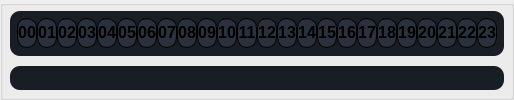
     <widget class="QGroupBox" name="playlistArea">
      <property name="sizePolicy">
       <sizepolicy hsizetype="Preferred" vsizetype="Preferred">
        <horstretch>0</horstretch>
        <verstretch>0</verstretch>
       </sizepolicy>
      </property>
      <property name="styleSheet">
       <string notr="true">QGroupBox#playlistArea{
background: #1F232C;
border-radius: 10px;
}

QWidget#playlist, QWidget#playlistHours{
	background: #191D24;
	border-radius: 10px;
}</string>
      </property>
      <layout class="QVBoxLayout" name="verticalLayout_3">
       <property name="spacing">
        <number>10</number>
       </property>
       <property name="leftMargin">
        <number>7</number>
       </property>
       <property name="topMargin">
        <number>5</number>
       </property>
       <property name="rightMargin">
        <number>7</number>
       </property>
       <property name="bottomMargin">
        <number>7</number>
       </property>
       <item>
        <widget class="QWidget" name="playlistHours" native="true">
         <property name="minimumSize">
          <size>
           <width>0</width>
           <height>45</height>
          </size>
         </property>
         <property name="maximumSize">
          <size>
           <width>16777215</width>
           <height>45</height>
          </size>
         </property>
         <property name="font">
          <font>
           <family>Montserrat</family>
          </font>
         </property>
         <property name="styleSheet">
          <string notr="true">QPushButton{
	font-size:16px;
    font-weight: bold;
    border-radius: 10px;
    color: #000;
    background-color: #2b303d;
    border: 1px solid  #000;
	padding:0px;
	padding-top:-2px;
}

QPushButton:hover{
    color: #000;
	background-color: #FFA60A;
}</string>
         </property>
         <layout class="QHBoxLayout" name="playlistHoursLayout" stretch="1,0,1,0,1,0,1,0,1,0,1,0,1,0,1,0,1,0,1,0,1,0,1,0,1,0,1,0,1,0,1,0,1,0,1,0,1,0,1,0,1,0,1,0,1,0,1">
          <property name="spacing">
           <number>0</number>
          </property>
          <property name="sizeConstraint">
           <enum>QLayout::SetNoConstraint</enum>
          </property>
          <property name="leftMargin">
           <number>7</number>
          </property>
          <property name="topMargin">
           <number>5</number>
          </property>
          <property name="rightMargin">
           <number>7</number>
          </property>
          <property name="bottomMargin">
           <number>5</number>
          </property>
          <item>
           <widget class="QPushButton" name="hour00">
            <property name="minimumSize">
             <size>
              <width>20</width>
              <height>30</height>
             </size>
            </property>
            <property name="maximumSize">
             <size>
              <width>30</width>
              <height>30</height>
             </size>
            </property>
            <property name="cursor">
             <cursorShape>PointingHandCursor</cursorShape>
            </property>
            <property name="text">
             <string>00</string>
            </property>
           </widget>
          </item>
          <item>
           <spacer name="spacerHour01">
            <property name="orientation">
             <enum>Qt::Horizontal</enum>
            </property>
            <property name="sizeHint" stdset="0">
             <size>
              <width>0</width>
              <height>20</height>
             </size>
            </property>
           </spacer>
          </item>
          <item>
           <widget class="QPushButton" name="hour01">
            <property name="minimumSize">
             <size>
              <width>20</width>
              <height>30</height>
             </size>
            </property>
            <property name="maximumSize">
             <size>
              <width>30</width>
              <height>30</height>
             </size>
            </property>
            <property name="cursor">
             <cursorShape>PointingHandCursor</cursorShape>
            </property>
            <property name="text">
             <string>01</string>
            </property>
           </widget>
          </item>
          <item>
           <spacer name="spacerHour02">
            <property name="orientation">
             <enum>Qt::Horizontal</enum>
            </property>
            <property name="sizeHint" stdset="0">
             <size>
              <width>0</width>
              <height>20</height>
             </size>
            </property>
           </spacer>
          </item>
          <item>
           <widget class="QPushButton" name="hour02">
            <property name="minimumSize">
             <size>
              <width>20</width>
              <height>30</height>
             </size>
            </property>
            <property name="maximumSize">
             <size>
              <width>30</width>
              <height>30</height>
             </size>
            </property>
            <property name="cursor">
             <cursorShape>PointingHandCursor</cursorShape>
            </property>
            <property name="text">
             <string>02</string>
            </property>
           </widget>
          </item>
          <item>
           <spacer name="spacerHour03">
            <property name="orientation">
             <enum>Qt::Horizontal</enum>
            </property>
            <property name="sizeHint" stdset="0">
             <size>
              <width>0</width>
              <height>20</height>
             </size>
            </property>
           </spacer>
          </item>
          <item>
           <widget class="QPushButton" name="hour03">
            <property name="minimumSize">
             <size>
              <width>20</width>
              <height>30</height>
             </size>
            </property>
            <property name="maximumSize">
             <size>
              <width>30</width>
              <height>30</height>
             </size>
            </property>
            <property name="cursor">
             <cursorShape>PointingHandCursor</cursorShape>
            </property>
            <property name="text">
             <string>03</string>
            </property>
           </widget>
          </item>
          <item>
           <spacer name="spacerHour04">
            <property name="orientation">
             <enum>Qt::Horizontal</enum>
            </property>
            <property name="sizeHint" stdset="0">
             <size>
              <width>0</width>
              <height>20</height>
             </size>
            </property>
           </spacer>
          </item>
          <item>
           <widget class="QPushButton" name="hour04">
            <property name="minimumSize">
             <size>
              <width>20</width>
              <height>30</height>
             </size>
            </property>
            <property name="maximumSize">
             <size>
              <width>30</width>
              <height>30</height>
             </size>
            </property>
            <property name="cursor">
             <cursorShape>PointingHandCursor</cursorShape>
            </property>
            <property name="text">
             <string>04</string>
            </property>
           </widget>
          </item>
          <item>
           <spacer name="spacerHour05">
            <property name="orientation">
             <enum>Qt::Horizontal</enum>
            </property>
            <property name="sizeHint" stdset="0">
             <size>
              <width>0</width>
              <height>20</height>
             </size>
            </property>
           </spacer>
          </item>
          <item>
           <widget class="QPushButton" name="hour05">
            <property name="minimumSize">
             <size>
              <width>20</width>
              <height>30</height>
             </size>
            </property>
            <property name="maximumSize">
             <size>
              <width>30</width>
              <height>30</height>
             </size>
            </property>
            <property name="cursor">
             <cursorShape>PointingHandCursor</cursorShape>
            </property>
            <property name="text">
             <string>05</string>
            </property>
           </widget>
          </item>
          <item>
           <spacer name="spacerHour06">
            <property name="orientation">
             <enum>Qt::Horizontal</enum>
            </property>
            <property name="sizeHint" stdset="0">
             <size>
              <width>0</width>
              <height>20</height>
             </size>
            </property>
           </spacer>
          </item>
          <item>
           <widget class="QPushButton" name="hour06">
            <property name="minimumSize">
             <size>
              <width>20</width>
              <height>30</height>
             </size>
            </property>
            <property name="maximumSize">
             <size>
              <width>30</width>
              <height>30</height>
             </size>
            </property>
            <property name="cursor">
             <cursorShape>PointingHandCursor</cursorShape>
            </property>
            <property name="text">
             <string>06</string>
            </property>
           </widget>
          </item>
          <item>
           <spacer name="spacerHour07">
            <property name="orientation">
             <enum>Qt::Horizontal</enum>
            </property>
            <property name="sizeHint" stdset="0">
             <size>
              <width>0</width>
              <height>20</height>
             </size>
            </property>
           </spacer>
          </item>
          <item>
           <widget class="QPushButton" name="hour07">
            <property name="minimumSize">
             <size>
              <width>20</width>
              <height>30</height>
             </size>
            </property>
            <property name="maximumSize">
             <size>
              <width>30</width>
              <height>30</height>
             </size>
            </property>
            <property name="cursor">
             <cursorShape>PointingHandCursor</cursorShape>
            </property>
            <property name="text">
             <string>07</string>
            </property>
           </widget>
          </item>
          <item>
           <spacer name="spacerHour08">
            <property name="orientation">
             <enum>Qt::Horizontal</enum>
            </property>
            <property name="sizeHint" stdset="0">
             <size>
              <width>0</width>
              <height>20</height>
             </size>
            </property>
           </spacer>
          </item>
          <item>
           <widget class="QPushButton" name="hour08">
            <property name="minimumSize">
             <size>
              <width>20</width>
              <height>30</height>
             </size>
            </property>
            <property name="maximumSize">
             <size>
              <width>30</width>
              <height>30</height>
             </size>
            </property>
            <property name="cursor">
             <cursorShape>PointingHandCursor</cursorShape>
            </property>
            <property name="text">
             <string>08</string>
            </property>
           </widget>
          </item>
          <item>
           <spacer name="spacerHour09">
            <property name="orientation">
             <enum>Qt::Horizontal</enum>
            </property>
            <property name="sizeHint" stdset="0">
             <size>
              <width>0</width>
              <height>20</height>
             </size>
            </property>
           </spacer>
          </item>
          <item>
           <widget class="QPushButton" name="hour09">
            <property name="minimumSize">
             <size>
              <width>20</width>
              <height>30</height>
             </size>
            </property>
            <property name="maximumSize">
             <size>
              <width>30</width>
              <height>30</height>
             </size>
            </property>
            <property name="cursor">
             <cursorShape>PointingHandCursor</cursorShape>
            </property>
            <property name="text">
             <string>09</string>
            </property>
           </widget>
          </item>
          <item>
           <spacer name="spacerHour10">
            <property name="orientation">
             <enum>Qt::Horizontal</enum>
            </property>
            <property name="sizeHint" stdset="0">
             <size>
              <width>0</width>
              <height>20</height>
             </size>
            </property>
           </spacer>
          </item>
          <item>
           <widget class="QPushButton" name="hour10">
            <property name="minimumSize">
             <size>
              <width>20</width>
              <height>30</height>
             </size>
            </property>
            <property name="maximumSize">
             <size>
              <width>30</width>
              <height>30</height>
             </size>
            </property>
            <property name="cursor">
             <cursorShape>PointingHandCursor</cursorShape>
            </property>
            <property name="text">
             <string>10</string>
            </property>
           </widget>
          </item>
          <item>
           <spacer name="spacerHour11">
            <property name="orientation">
             <enum>Qt::Horizontal</enum>
            </property>
            <property name="sizeHint" stdset="0">
             <size>
              <width>0</width>
              <height>20</height>
             </size>
            </property>
           </spacer>
          </item>
          <item>
           <widget class="QPushButton" name="hour11">
            <property name="minimumSize">
             <size>
              <width>20</width>
              <height>30</height>
             </size>
            </property>
            <property name="maximumSize">
             <size>
              <width>30</width>
              <height>30</height>
             </size>
            </property>
            <property name="cursor">
             <cursorShape>PointingHandCursor</cursorShape>
            </property>
            <property name="text">
             <string>11</string>
            </property>
           </widget>
          </item>
          <item>
           <spacer name="spacerHour12">
            <property name="orientation">
             <enum>Qt::Horizontal</enum>
            </property>
            <property name="sizeHint" stdset="0">
             <size>
              <width>0</width>
              <height>20</height>
             </size>
            </property>
           </spacer>
          </item>
          <item>
           <widget class="QPushButton" name="hour12">
            <property name="minimumSize">
             <size>
              <width>20</width>
              <height>30</height>
             </size>
            </property>
            <property name="maximumSize">
             <size>
              <width>30</width>
              <height>30</height>
             </size>
            </property>
            <property name="cursor">
             <cursorShape>PointingHandCursor</cursorShape>
            </property>
            <property name="text">
             <string>12</string>
            </property>
           </widget>
          </item>
          <item>
           <spacer name="spacerHour13">
            <property name="orientation">
             <enum>Qt::Horizontal</enum>
            </property>
            <property name="sizeHint" stdset="0">
             <size>
              <width>0</width>
              <height>20</height>
             </size>
            </property>
           </spacer>
          </item>
          <item>
           <widget class="QPushButton" name="hour13">
            <property name="minimumSize">
             <size>
              <width>20</width>
              <height>30</height>
             </size>
            </property>
            <property name="maximumSize">
             <size>
              <width>30</width>
              <height>30</height>
             </size>
            </property>
            <property name="cursor">
             <cursorShape>PointingHandCursor</cursorShape>
            </property>
            <property name="text">
             <string>13</string>
            </property>
           </widget>
          </item>
          <item>
           <spacer name="spacerHour14">
            <property name="orientation">
             <enum>Qt::Horizontal</enum>
            </property>
            <property name="sizeHint" stdset="0">
             <size>
              <width>0</width>
              <height>20</height>
             </size>
            </property>
           </spacer>
          </item>
          <item>
           <widget class="QPushButton" name="hour14">
            <property name="minimumSize">
             <size>
              <width>20</width>
              <height>30</height>
             </size>
            </property>
            <property name="maximumSize">
             <size>
              <width>30</width>
              <height>30</height>
             </size>
            </property>
            <property name="cursor">
             <cursorShape>PointingHandCursor</cursorShape>
            </property>
            <property name="text">
             <string>14</string>
            </property>
           </widget>
          </item>
          <item>
           <spacer name="spacerHour15">
            <property name="orientation">
             <enum>Qt::Horizontal</enum>
            </property>
            <property name="sizeHint" stdset="0">
             <size>
              <width>0</width>
              <height>20</height>
             </size>
            </property>
           </spacer>
          </item>
          <item>
           <widget class="QPushButton" name="hour15">
            <property name="minimumSize">
             <size>
              <width>20</width>
              <height>30</height>
             </size>
            </property>
            <property name="maximumSize">
             <size>
              <width>30</width>
              <height>30</height>
             </size>
            </property>
            <property name="cursor">
             <cursorShape>PointingHandCursor</cursorShape>
            </property>
            <property name="text">
             <string>15</string>
            </property>
           </widget>
          </item>
          <item>
           <spacer name="spacerHour16">
            <property name="orientation">
             <enum>Qt::Horizontal</enum>
            </property>
            <property name="sizeHint" stdset="0">
             <size>
              <width>0</width>
              <height>20</height>
             </size>
            </property>
           </spacer>
          </item>
          <item>
           <widget class="QPushButton" name="hour16">
            <property name="minimumSize">
             <size>
              <width>20</width>
              <height>30</height>
             </size>
            </property>
            <property name="maximumSize">
             <size>
              <width>30</width>
              <height>30</height>
             </size>
            </property>
            <property name="cursor">
             <cursorShape>PointingHandCursor</cursorShape>
            </property>
            <property name="text">
             <string>16</string>
            </property>
           </widget>
          </item>
          <item>
           <spacer name="spacerHour17">
            <property name="orientation">
             <enum>Qt::Horizontal</enum>
            </property>
            <property name="sizeHint" stdset="0">
             <size>
              <width>0</width>
              <height>20</height>
             </size>
            </property>
           </spacer>
          </item>
          <item>
           <widget class="QPushButton" name="hour17">
            <property name="minimumSize">
             <size>
              <width>20</width>
              <height>30</height>
             </size>
            </property>
            <property name="maximumSize">
             <size>
              <width>30</width>
              <height>30</height>
             </size>
            </property>
            <property name="cursor">
             <cursorShape>PointingHandCursor</cursorShape>
            </property>
            <property name="text">
             <string>17</string>
            </property>
           </widget>
          </item>
          <item>
           <spacer name="spacerHour18">
            <property name="orientation">
             <enum>Qt::Horizontal</enum>
            </property>
            <property name="sizeHint" stdset="0">
             <size>
              <width>0</width>
              <height>20</height>
             </size>
            </property>
           </spacer>
          </item>
          <item>
           <widget class="QPushButton" name="hour18">
            <property name="minimumSize">
             <size>
              <width>20</width>
              <height>30</height>
             </size>
            </property>
            <property name="maximumSize">
             <size>
              <width>30</width>
              <height>30</height>
             </size>
            </property>
            <property name="cursor">
             <cursorShape>PointingHandCursor</cursorShape>
            </property>
            <property name="text">
             <string>18</string>
            </property>
           </widget>
          </item>
          <item>
           <spacer name="spacerHour19">
            <property name="orientation">
             <enum>Qt::Horizontal</enum>
            </property>
            <property name="sizeHint" stdset="0">
             <size>
              <width>0</width>
              <height>20</height>
             </size>
            </property>
           </spacer>
          </item>
          <item>
           <widget class="QPushButton" name="hour19">
            <property name="minimumSize">
             <size>
              <width>20</width>
              <height>30</height>
             </size>
            </property>
            <property name="maximumSize">
             <size>
              <width>30</width>
              <height>30</height>
             </size>
            </property>
            <property name="cursor">
             <cursorShape>PointingHandCursor</cursorShape>
            </property>
            <property name="text">
             <string>19</string>
            </property>
           </widget>
          </item>
          <item>
           <spacer name="spacerHour20">
            <property name="orientation">
             <enum>Qt::Horizontal</enum>
            </property>
            <property name="sizeHint" stdset="0">
             <size>
              <width>0</width>
              <height>20</height>
             </size>
            </property>
           </spacer>
          </item>
          <item>
           <widget class="QPushButton" name="hour20">
            <property name="minimumSize">
             <size>
              <width>20</width>
              <height>30</height>
             </size>
            </property>
            <property name="maximumSize">
             <size>
              <width>30</width>
              <height>30</height>
             </size>
            </property>
            <property name="cursor">
             <cursorShape>PointingHandCursor</cursorShape>
            </property>
            <property name="text">
             <string>20</string>
            </property>
           </widget>
          </item>
          <item>
           <spacer name="spacerHour21">
            <property name="orientation">
             <enum>Qt::Horizontal</enum>
            </property>
            <property name="sizeHint" stdset="0">
             <size>
              <width>0</width>
              <height>20</height>
             </size>
            </property>
           </spacer>
          </item>
          <item>
           <widget class="QPushButton" name="hour21">
            <property name="minimumSize">
             <size>
              <width>20</width>
              <height>30</height>
             </size>
            </property>
            <property name="maximumSize">
             <size>
              <width>30</width>
              <height>30</height>
             </size>
            </property>
            <property name="cursor">
             <cursorShape>PointingHandCursor</cursorShape>
            </property>
            <property name="text">
             <string>21</string>
            </property>
           </widget>
          </item>
          <item>
           <spacer name="spacerHour22">
            <property name="orientation">
             <enum>Qt::Horizontal</enum>
            </property>
            <property name="sizeHint" stdset="0">
             <size>
              <width>0</width>
              <height>20</height>
             </size>
            </property>
           </spacer>
          </item>
          <item>
           <widget class="QPushButton" name="hour22">
            <property name="minimumSize">
             <size>
              <width>20</width>
              <height>30</height>
             </size>
            </property>
            <property name="maximumSize">
             <size>
              <width>30</width>
              <height>30</height>
             </size>
            </property>
            <property name="cursor">
             <cursorShape>PointingHandCursor</cursorShape>
            </property>
            <property name="text">
             <string>22</string>
            </property>
           </widget>
          </item>
          <item>
           <spacer name="spacerHour23">
            <property name="orientation">
             <enum>Qt::Horizontal</enum>
            </property>
            <property name="sizeHint" stdset="0">
             <size>
              <width>0</width>
              <height>20</height>
             </size>
            </property>
           </spacer>
          </item>
          <item>
           <widget class="QPushButton" name="hour23">
            <property name="minimumSize">
             <size>
              <width>20</width>
              <height>30</height>
             </size>
            </property>
            <property name="maximumSize">
             <size>
              <width>30</width>
              <height>30</height>
             </size>
            </property>
            <property name="cursor">
             <cursorShape>PointingHandCursor</cursorShape>
            </property>
            <property name="text">
             <string>23</string>
            </property>
           </widget>
          </item>
         </layout>
        </widget>
       </item>
       <item>
        <widget class="QWidget" name="playlist" native="true">
         <layout class="QVBoxLayout" name="playlistLayout"/>
        </widget>
       </item>
      </layout>
     </widget>
